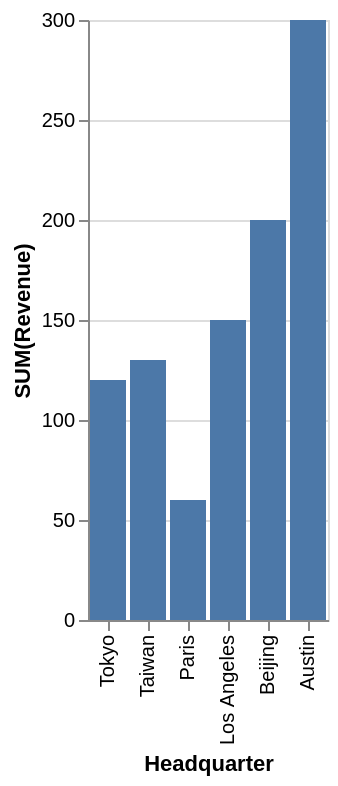

Describe this chart as a Vega-Lite specification.
### Vega-Lite specification from a JSON file in a GitHub repository (floating-point values rounded to 4 significant figures)
{"data": {"values": [{"x_data": "Tokyo", "y_data": 120}, {"x_data": "Taiwan", "y_data": 130}, {"x_data": "Paris", "y_data": 60}, {"x_data": "Los Angeles", "y_data": 150}, {"x_data": "Beijing", "y_data": 200}, {"x_data": "Austin", "y_data": 300}]}, "mark": "bar", "encoding": {"x": {"field": "x_data", "type": "nominal", "title": "Headquarter", "sort": "descending"}, "y": {"field": "y_data", "type": "quantitative", "title": "SUM(Revenue)"}}}
